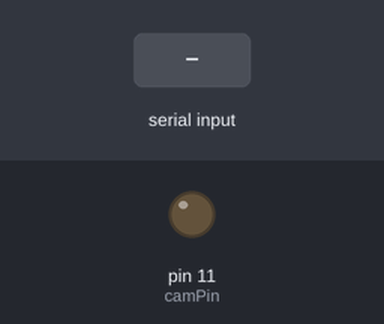
Simulated run of this sketch. Board: Arduino Uno, built with avr-gcc and run on an emulated ATmega328P. On the bench: output pins drawn as LEDs (lit = HIGH). Inputs (shaded band) come from the test bench.

Above: at 1.2 s.
1.3 s: "90,45\n" received over Serial
At 2.9 s:
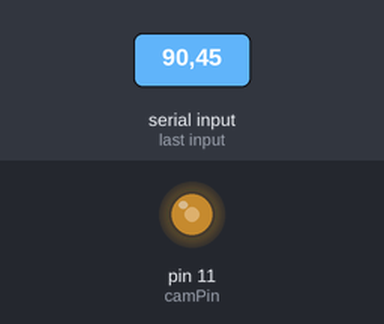
3.8 s: "30,150\n" received over Serial
At 4.3 s:
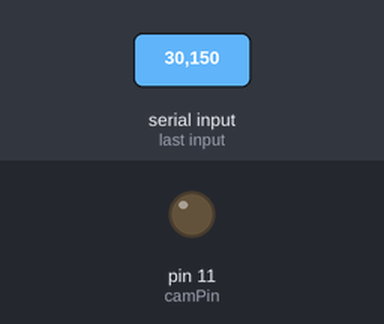
Timing chart, 0 to 6.8 s (numbered marks = the images above; inputs shaded):
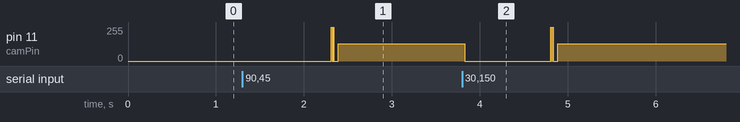

Measured:
- after the input at 1.3 s, pin 11 (camPin): 0/255 → 128/255 after 1.0 s
- after the input at 3.8 s, pin 11 (camPin): 128/255 → 0/255 at once, → 128/255 0.98 s later

The sketch:

av_acq.ino
```cpp
int pinState = 0;
String MyString = "0";
int camPin = 11;
// int micPin = 12;
int MyDelay = 9926;

void setup() {
  // put your setup code here, to run once:
  pinMode(camPin, OUTPUT);
  // pinMode(micPin, OUTPUT);
  Serial.begin(9600);
}

void loop() {
  // put your main code here, to run repeatedly:
  if (Serial.available() > 0)
  {
    MyString = Serial.readString();
    pinState = MyString.toInt();
  }
  // digitalWrite(micPin,pinState);
  digitalWrite(camPin,pinState);
  delayMicroseconds(MyDelay);
  digitalWrite(camPin,LOW);
  delayMicroseconds(MyDelay);

}
```
